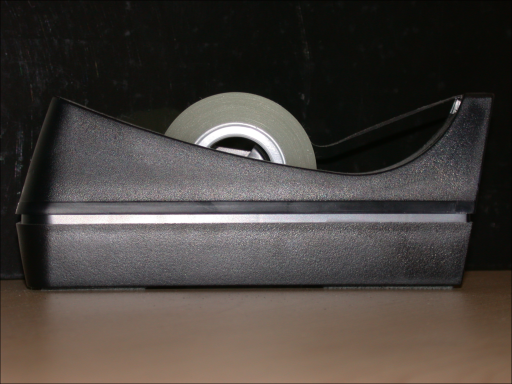
#> input picture input/10.png, 512 x 384 px
$ python work102.py
#> lines starting #> are read from the running program, lines starting #| are printed output that depends on the picture
# -*- coding: utf-8 -*-
# @Time    : 2020/9/27 9:11
# @Author  : dong xin
# @File    : work102.py
# @Software: PyCharm

# subject : equalizeHist for rgb image and simply operate on rgb color space.
import cv2 as cv
import numpy as np

# -1 represents rgb
raw = cv.imread("input/10.png", -1)
#> raw is the input picture: shape (384, 512, 3); mean B, G, R 61, 65.5, 71.6
# if the img is too big, we should resize it firstly
# x, y = raw.shape[0:2]
# raw = cv.resize(raw, (int(y / 5), int(x / 5)))

# split to 3 channels r g b
B, G, R = cv.split(raw)
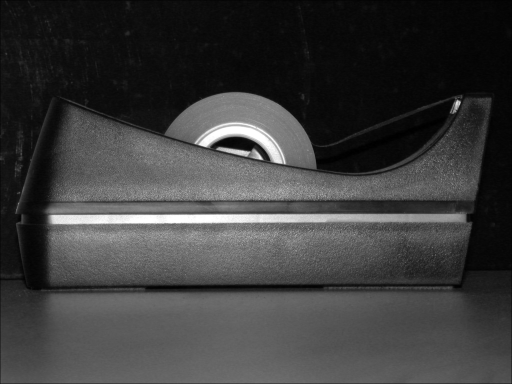
#> B: shape (384, 512); min 0, max 255, mean 61
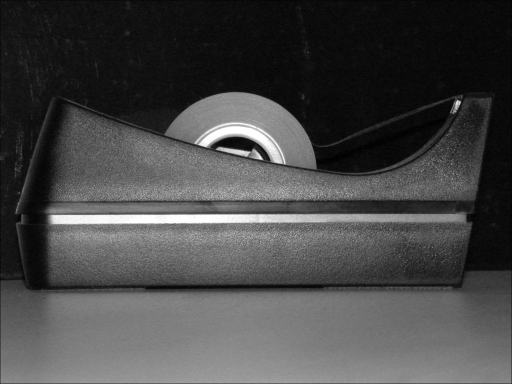
#> R: shape (384, 512); min 0, max 255, mean 71.6

# equalizeHist for r g b respectly
EB = cv.equalizeHist(B)
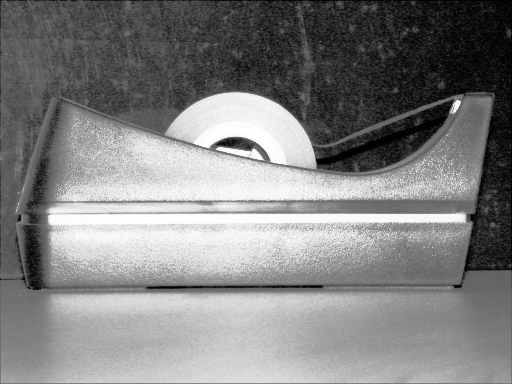
#> EB: shape (384, 512); min 0, max 255, mean 129.2
EG = cv.equalizeHist(G)
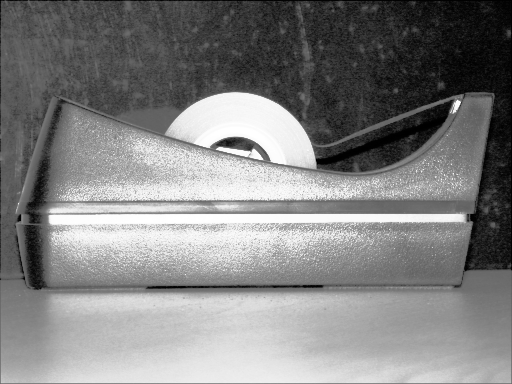
#> EG: shape (384, 512); min 0, max 255, mean 129.5
ER = cv.equalizeHist(R)
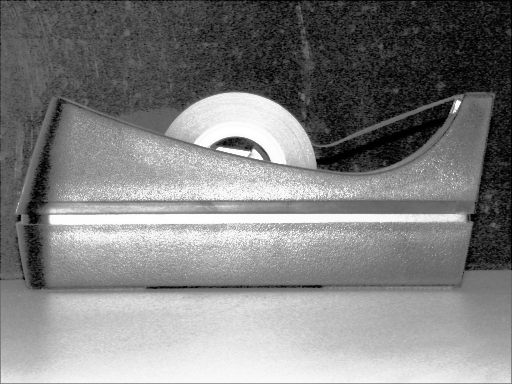
#> ER: shape (384, 512); min 0, max 255, mean 129.2
# when finish the operater then merge them into together
rgbhist = cv.merge((EB, EG, ER))
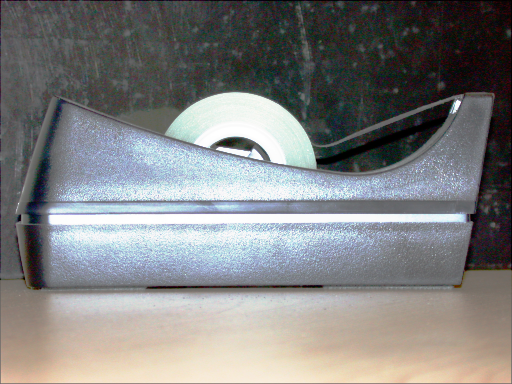
#> rgbhist: shape (384, 512, 3); mean B, G, R 129.2, 129.5, 129.2

res = np.hstack((raw, rgbhist))
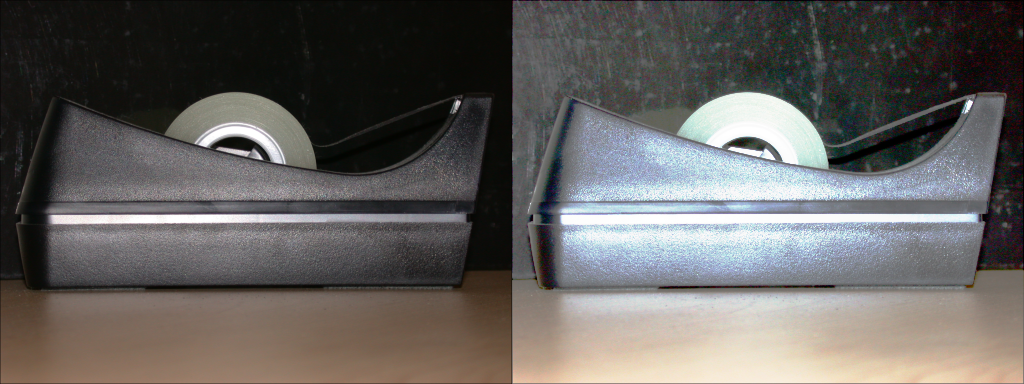
#> res: shape (384, 1024, 3); mean B, G, R 95.1, 97.5, 100.4
cv.imshow('equalizeHist', res)
cv.waitKey()
cv.destroyAllWindows()

cv.imwrite('output/10.png', res)

$ run again, with input/6.png copied over input/10.png
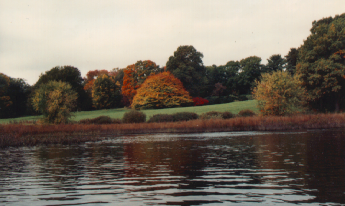
#> input picture input/6.png, 345 x 206 px
#> raw is the input picture: shape (206, 345, 3); mean B, G, R 98.9, 110.2, 119.7
#> `rgbhist = cv.merge((EB, EG, ER))`:
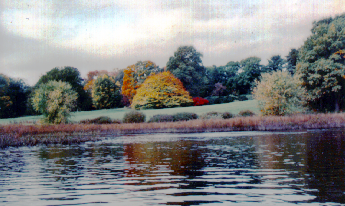
#> rgbhist: shape (206, 345, 3); mean B, G, R 131.3, 130.2, 129.3
#> `res = np.hstack((raw, rgbhist))`:
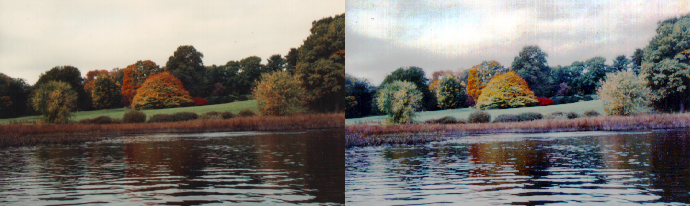
#> res: shape (206, 690, 3); mean B, G, R 115.1, 120.2, 124.5
